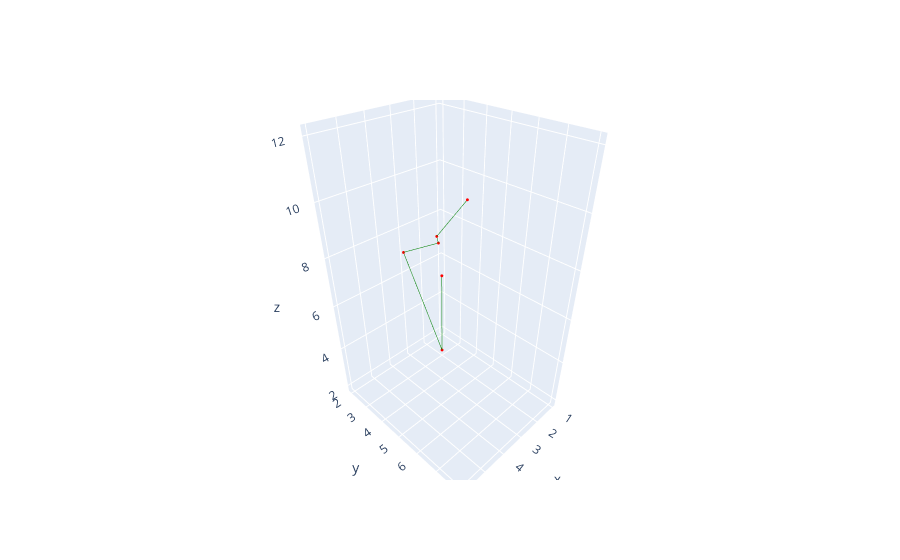

The code cell stored with this chart in its notebook:
### Code cell
fig = go.Figure()
fig.add_trace(go.Scatter3d(x = t, y = x, z = z,
                         name = '3D Plot',
                         line = dict(width = 1,
                                     color = 'green'),
                         marker = {'size' : 1, 
                                   'color' : 'red'}))
fig.update_layout(plot_bgcolor = 'white')

### Figure 1 — Plotly figure (JSON) as saved in the notebook; plotly's stock layout.template omitted (floating-point values rounded to 4 significant figures)
{"data": [{"line": {"color": "green", "width": 1}, "marker": {"color": "red", "size": 1}, "name": "3D Plot", "type": "scatter3d", "x": [1, 2, 3, 4, 5, 6], "y": [2, 3, 2, 5, 6, 8], "z": [5, 2, 7, 9, 10, 12]}], "layout": {"plot_bgcolor": "white"}}
